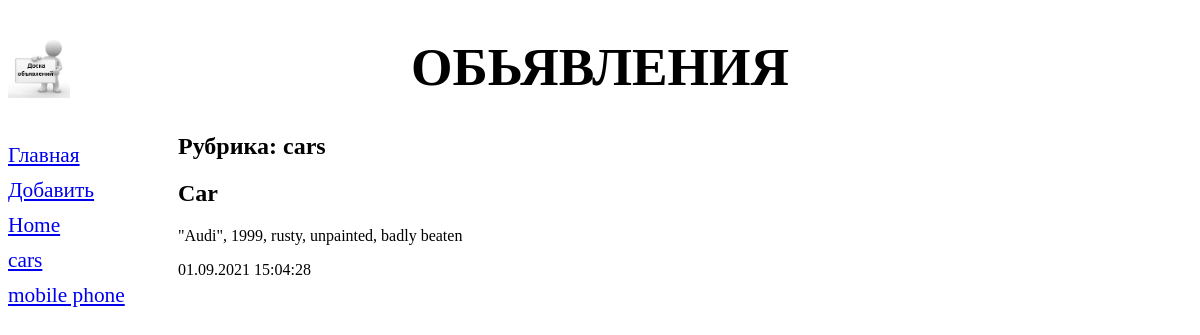
/bboard/3/, run on the app's committed database.
### bboard/models.py (models this page shows, shortened)
class Rubric(models.Model):
	name = models.CharField(max_length=20, db_index=True, verbose_name='Название')
	class Meta:
		verbose_name_plural = 'Рубрики'
		verbose_name = 'Рубрика'
		ordering = ['name']

class Bb(models.Model):
	title = models.CharField(max_length=50, verbose_name='Товар')
	content = models.TextField(null=True, blank=True, verbose_name='Описание')
	price = models.FloatField(null=True, blank=True, verbose_name='Цена')
	published = models.DateTimeField(auto_now_add=True, db_index=True, verbose_name='Опубликовано')
	rubric = models.ForeignKey('Rubric', null=True, on_delete=models.CASCADE, verbose_name='Рубрика')
	class Meta:
		verbose_name_plural = 'Обьявления'
		verbose_name = 'Обьявление'
		ordering = ['-published']

### bboard/views.py (the view)
# urls.py: path('<int:rubric_id>/', by_rubric, name='by_rubric'),
def by_rubric(request, rubric_id):
	rubrics = Rubric.objects.all()
	bbs = Bb.objects.filter(rubric=rubric_id)
	current_rubric = Rubric.objects.get(pk=rubric_id)
	context = {
		'bbs':bbs,
		'rubrics':rubrics,
		'current_rubric':current_rubric
	}
	return render(request, 'bboard/by_rubric.html', context)

### bboard/templates/bboard/by_rubric.html
{% extends "layout/basic.html" %}
{% block content %}
	<h2>Рубрика: {{current_rubric.name}}</h2>
	{% for bb in bbs %}
		<div>
			<h2>{{bb.title}}</h2>
			<p>{{bb.content}}</p>
			<p>{{bb.published|date:"d.m.Y H:i:s"}}</p>
		</div>
	{% endfor %}
{% endblock content %}

### bboard/templates/layout/basic.html (shortened to what this page needs)
{% load static %}
<!DOCTYPE html>
<html>
<head>
	<link rel="stylesheet" type="text/css" href="{% static 'bboard/style.css' %}">
</head>
<body>
	<header>
		<h1>Обьявления</h1>
	</header>
	<nav>
		<a href="{% url 'index' %}">Главная</a>
		<a href="{% url 'add' %}">Добавить</a>
		{% for rubric in rubrics %}
			<a href="{% url 'by_rubric' rubric.pk %}">
				{{rubric.name}}
			</a>
		{% endfor %}
	</nav>
	<section>
		{% block content %}
		{% endblock %}
	</section>
</body>
</html>

### bboard/static/bboard/style.css (style rules this page uses)
header h1 { font-size: 40pt; text-transform: uppercase; text-align: center; background: url("bg.jpg") left / auto 100% no-repeat; }
nav { font-size: 16pt; width: 150px; float: left; }
nav a { display: block; margin: 10px 0px; }
section { margin-left: 170px; }

### data on the page
Rubric: name "Home"
Rubric: name "cars"
Rubric: name "mobile phone"
Bb: title "Car", content "\"Audi\", 1999, rusty, unpainted, badly beaten", published "01.09.2021 15:04:28"
